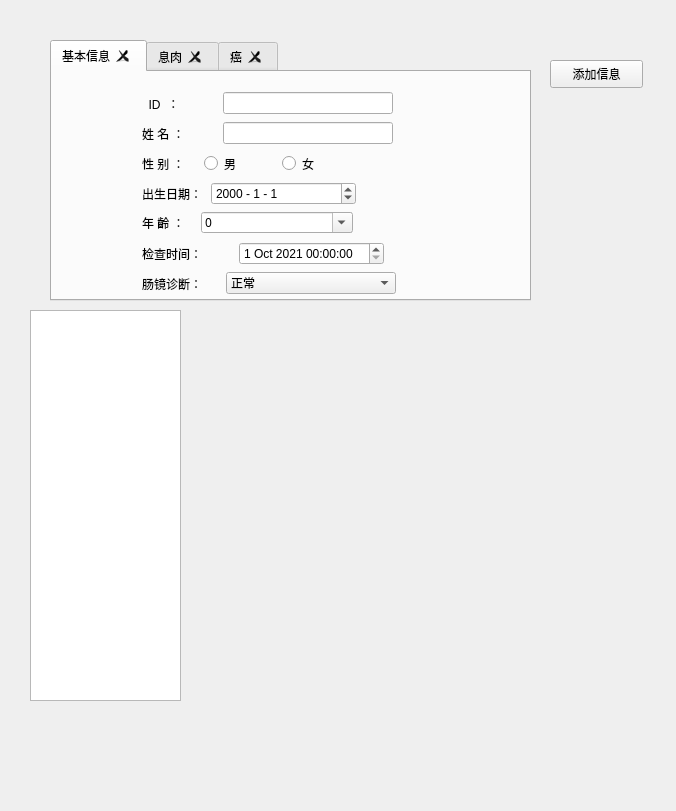
<?xml version="1.0" encoding="UTF-8"?>
<ui version="4.0">
 <class>MainWindow</class>
 <widget class="QMainWindow" name="MainWindow">
  <property name="enabled">
   <bool>true</bool>
  </property>
  <property name="geometry">
   <rect>
    <x>0</x>
    <y>0</y>
    <width>676</width>
    <height>811</height>
   </rect>
  </property>
  <property name="minimumSize">
   <size>
    <width>500</width>
    <height>378</height>
   </size>
  </property>
  <property name="maximumSize">
   <size>
    <width>676</width>
    <height>1000</height>
   </size>
  </property>
  <property name="windowTitle">
   <string>MainWindow</string>
  </property>
  <widget class="QWidget" name="centralwidget">
   <widget class="QTabWidget" name="tabWidget">
    <property name="geometry">
     <rect>
      <x>50</x>
      <y>40</y>
      <width>481</width>
      <height>261</height>
     </rect>
    </property>
    <property name="currentIndex">
     <number>0</number>
    </property>
    <property name="tabsClosable">
     <bool>true</bool>
    </property>
    <widget class="QWidget" name="BaseInfo">
     <attribute name="title">
      <string>基本信息</string>
     </attribute>
     <widget class="QWidget" name="layoutWidget">
      <property name="geometry">
       <rect>
        <x>90</x>
        <y>110</y>
        <width>214</width>
        <height>23</height>
       </rect>
      </property>
      <layout class="QHBoxLayout" name="horizontalLayout_6">
       <item>
        <widget class="QLabel" name="label_15">
         <property name="minimumSize">
          <size>
           <width>0</width>
           <height>0</height>
          </size>
         </property>
         <property name="maximumSize">
          <size>
           <width>63</width>
           <height>65535</height>
          </size>
         </property>
         <property name="font">
          <font>
           <pointsize>9</pointsize>
          </font>
         </property>
         <property name="text">
          <string>出生日期：</string>
         </property>
        </widget>
       </item>
       <item>
        <widget class="QDateEdit" name="dateEdit">
         <property name="font">
          <font>
           <pointsize>9</pointsize>
          </font>
         </property>
         <property name="displayFormat">
          <string>yyyy - M - d</string>
         </property>
        </widget>
       </item>
      </layout>
     </widget>
     <widget class="QWidget" name="layoutWidget">
      <property name="geometry">
       <rect>
        <x>90</x>
        <y>140</y>
        <width>211</width>
        <height>21</height>
       </rect>
      </property>
      <layout class="QHBoxLayout" name="horizontalLayout_7" stretch="0,1">
       <item>
        <widget class="QLabel" name="label_14">
         <property name="minimumSize">
          <size>
           <width>0</width>
           <height>0</height>
          </size>
         </property>
         <property name="maximumSize">
          <size>
           <width>63</width>
           <height>65535</height>
          </size>
         </property>
         <property name="font">
          <font>
           <pointsize>9</pointsize>
          </font>
         </property>
         <property name="text">
          <string>年 齡 ：   </string>
         </property>
        </widget>
       </item>
       <item>
        <widget class="QComboBox" name="comboBox_9">
         <property name="minimumSize">
          <size>
           <width>106</width>
           <height>0</height>
          </size>
         </property>
         <property name="maximumSize">
          <size>
           <width>170</width>
           <height>16777215</height>
          </size>
         </property>
         <property name="font">
          <font>
           <family>Ebrima</family>
           <pointsize>9</pointsize>
          </font>
         </property>
         <property name="editable">
          <bool>true</bool>
         </property>
         <property name="currentText">
          <string>0</string>
         </property>
         <property name="iconSize">
          <size>
           <width>9</width>
           <height>9</height>
          </size>
         </property>
         <item>
          <property name="text">
           <string>0</string>
          </property>
         </item>
         <item>
          <property name="text">
           <string>1</string>
          </property>
         </item>
         <item>
          <property name="text">
           <string>2</string>
          </property>
         </item>
         <item>
          <property name="text">
           <string>3</string>
          </property>
         </item>
         <item>
          <property name="text">
           <string>4</string>
          </property>
         </item>
         <item>
          <property name="text">
           <string>5</string>
          </property>
         </item>
         <item>
          <property name="text">
           <string>6</string>
          </property>
         </item>
         <item>
          <property name="text">
           <string>7</string>
          </property>
         </item>
         <item>
          <property name="text">
           <string>8</string>
          </property>
         </item>
         <item>
          <property name="text">
           <string>9</string>
          </property>
         </item>
         <item>
          <property name="text">
           <string>10</string>
          </property>
         </item>
         <item>
          <property name="text">
           <string>11</string>
          </property>
         </item>
         <item>
          <property name="text">
           <string>12</string>
          </property>
         </item>
         <item>
          <property name="text">
           <string>13</string>
          </property>
         </item>
         <item>
          <property name="text">
           <string>14</string>
          </property>
         </item>
         <item>
          <property name="text">
           <string>15</string>
          </property>
         </item>
         <item>
          <property name="text">
           <string>16</string>
          </property>
         </item>
         <item>
          <property name="text">
           <string>17</string>
          </property>
         </item>
         <item>
          <property name="text">
           <string>18</string>
          </property>
         </item>
         <item>
          <property name="text">
           <string>19</string>
          </property>
         </item>
         <item>
          <property name="text">
           <string>20</string>
          </property>
         </item>
        </widget>
       </item>
      </layout>
     </widget>
     <widget class="QWidget" name="layoutWidget">
      <property name="geometry">
       <rect>
        <x>90</x>
        <y>50</y>
        <width>251</width>
        <height>23</height>
       </rect>
      </property>
      <layout class="QHBoxLayout" name="horizontalLayout_9">
       <item>
        <widget class="QLabel" name="label_12">
         <property name="minimumSize">
          <size>
           <width>0</width>
           <height>0</height>
          </size>
         </property>
         <property name="maximumSize">
          <size>
           <width>65535</width>
           <height>65535</height>
          </size>
         </property>
         <property name="font">
          <font>
           <pointsize>9</pointsize>
          </font>
         </property>
         <property name="text">
          <string>姓 名 ：</string>
         </property>
        </widget>
       </item>
       <item>
        <widget class="QLineEdit" name="lineEdit_3">
         <property name="minimumSize">
          <size>
           <width>170</width>
           <height>0</height>
          </size>
         </property>
         <property name="maximumSize">
          <size>
           <width>170</width>
           <height>16777215</height>
          </size>
         </property>
         <property name="text">
          <string/>
         </property>
        </widget>
       </item>
      </layout>
     </widget>
     <widget class="QWidget" name="layoutWidget">
      <property name="geometry">
       <rect>
        <x>90</x>
        <y>20</y>
        <width>251</width>
        <height>23</height>
       </rect>
      </property>
      <layout class="QHBoxLayout" name="horizontalLayout_10">
       <item>
        <widget class="QLabel" name="label_21">
         <property name="minimumSize">
          <size>
           <width>0</width>
           <height>0</height>
          </size>
         </property>
         <property name="maximumSize">
          <size>
           <width>65535</width>
           <height>65535</height>
          </size>
         </property>
         <property name="font">
          <font>
           <pointsize>9</pointsize>
          </font>
         </property>
         <property name="text">
          <string>  ID  ： </string>
         </property>
        </widget>
       </item>
       <item>
        <widget class="QLineEdit" name="lineEdit_4">
         <property name="minimumSize">
          <size>
           <width>170</width>
           <height>0</height>
          </size>
         </property>
         <property name="maximumSize">
          <size>
           <width>170</width>
           <height>16777215</height>
          </size>
         </property>
         <property name="text">
          <string/>
         </property>
        </widget>
       </item>
      </layout>
     </widget>
     <widget class="QWidget" name="layoutWidget">
      <property name="geometry">
       <rect>
        <x>90</x>
        <y>80</y>
        <width>211</width>
        <height>23</height>
       </rect>
      </property>
      <layout class="QHBoxLayout" name="horizontalLayout_8" stretch="0,3">
       <item>
        <widget class="QLabel" name="label_13">
         <property name="minimumSize">
          <size>
           <width>0</width>
           <height>0</height>
          </size>
         </property>
         <property name="font">
          <font>
           <pointsize>9</pointsize>
          </font>
         </property>
         <property name="text">
          <string>性 别 ：    </string>
         </property>
        </widget>
       </item>
       <item>
        <layout class="QHBoxLayout" name="sexlayout">
         <item>
          <widget class="QRadioButton" name="maleButton">
           <property name="text">
            <string>男</string>
           </property>
          </widget>
         </item>
         <item>
          <widget class="QRadioButton" name="femaleButton">
           <property name="text">
            <string>女</string>
           </property>
           <property name="iconSize">
            <size>
             <width>20</width>
             <height>20</height>
            </size>
           </property>
          </widget>
         </item>
        </layout>
       </item>
      </layout>
     </widget>
     <widget class="QWidget" name="layoutWidget">
      <property name="geometry">
       <rect>
        <x>90</x>
        <y>200</y>
        <width>254</width>
        <height>23</height>
       </rect>
      </property>
      <layout class="QHBoxLayout" name="horizontalLayout_5">
       <item>
        <widget class="QLabel" name="label_7">
         <property name="minimumSize">
          <size>
           <width>0</width>
           <height>0</height>
          </size>
         </property>
         <property name="maximumSize">
          <size>
           <width>65535</width>
           <height>65535</height>
          </size>
         </property>
         <property name="text">
          <string>肠镜诊断：</string>
         </property>
        </widget>
       </item>
       <item>
        <widget class="QComboBox" name="comboBox_6">
         <property name="minimumSize">
          <size>
           <width>170</width>
           <height>0</height>
          </size>
         </property>
         <property name="maximumSize">
          <size>
           <width>170</width>
           <height>16777215</height>
          </size>
         </property>
         <property name="currentText">
          <string>正常</string>
         </property>
         <item>
          <property name="text">
           <string>正常</string>
          </property>
         </item>
         <item>
          <property name="text">
           <string>息肉</string>
          </property>
         </item>
         <item>
          <property name="text">
           <string>癌</string>
          </property>
         </item>
         <item>
          <property name="text">
           <string>其他</string>
          </property>
         </item>
        </widget>
       </item>
      </layout>
     </widget>
     <widget class="QWidget" name="layoutWidget_2">
      <property name="geometry">
       <rect>
        <x>90</x>
        <y>170</y>
        <width>242</width>
        <height>23</height>
       </rect>
      </property>
      <layout class="QHBoxLayout" name="horizontalLayout_12">
       <item>
        <widget class="QLabel" name="label_22">
         <property name="minimumSize">
          <size>
           <width>0</width>
           <height>0</height>
          </size>
         </property>
         <property name="maximumSize">
          <size>
           <width>65535</width>
           <height>65535</height>
          </size>
         </property>
         <property name="font">
          <font>
           <pointsize>9</pointsize>
          </font>
         </property>
         <property name="text">
          <string>检查时间：</string>
         </property>
        </widget>
       </item>
       <item>
        <widget class="QDateTimeEdit" name="dateTimeEdit">
         <property name="dateTime">
          <datetime>
           <hour>0</hour>
           <minute>0</minute>
           <second>0</second>
           <year>2021</year>
           <month>10</month>
           <day>1</day>
          </datetime>
         </property>
        </widget>
       </item>
      </layout>
     </widget>
    </widget>
    <widget class="QWidget" name="Polyo">
     <attribute name="title">
      <string>息肉</string>
     </attribute>
     <widget class="QWidget" name="layoutWidget">
      <property name="geometry">
       <rect>
        <x>40</x>
        <y>20</y>
        <width>454</width>
        <height>171</height>
       </rect>
      </property>
      <layout class="QVBoxLayout" name="verticalLayout">
       <property name="spacing">
        <number>10</number>
       </property>
       <item>
        <layout class="QHBoxLayout" name="horizontalLayout">
         <item>
          <widget class="QLabel" name="label">
           <property name="text">
            <string>息肉部位：</string>
           </property>
          </widget>
         </item>
         <item>
          <widget class="QComboBox" name="comboBox">
           <property name="enabled">
            <bool>true</bool>
           </property>
           <property name="currentText">
            <string>右半结肠（包括：回盲部、升结肠、横结肠右半）</string>
           </property>
           <item>
            <property name="text">
             <string>右半结肠（包括：回盲部、升结肠、横结肠右半）</string>
            </property>
           </item>
           <item>
            <property name="text">
             <string>左半结肠（包括：横结肠左半、降结肠、乙状结肠）</string>
            </property>
           </item>
           <item>
            <property name="text">
             <string>直肠</string>
            </property>
           </item>
           <item>
            <property name="text">
             <string>全大肠散发</string>
            </property>
           </item>
          </widget>
         </item>
        </layout>
       </item>
       <item>
        <layout class="QHBoxLayout" name="horizontalLayout_2">
         <item>
          <widget class="QLabel" name="label_2">
           <property name="text">
            <string>内镜表现：</string>
           </property>
          </widget>
         </item>
         <item>
          <widget class="QComboBox" name="comboBox_2">
           <property name="currentText">
            <string>有蒂</string>
           </property>
           <item>
            <property name="text">
             <string>有蒂</string>
            </property>
           </item>
           <item>
            <property name="text">
             <string>亚蒂</string>
            </property>
           </item>
           <item>
            <property name="text">
             <string>平坦</string>
            </property>
           </item>
          </widget>
         </item>
        </layout>
       </item>
       <item>
        <layout class="QHBoxLayout" name="horizontalLayout_3">
         <item>
          <widget class="QLabel" name="label_3">
           <property name="text">
            <string>息肉病理诊断：</string>
           </property>
          </widget>
         </item>
         <item>
          <widget class="QComboBox" name="comboBox_3">
           <property name="currentText">
            <string>炎性息肉</string>
           </property>
           <item>
            <property name="text">
             <string>炎性息肉</string>
            </property>
           </item>
           <item>
            <property name="text">
             <string>增生性息肉</string>
            </property>
           </item>
           <item>
            <property name="text">
             <string>腺癌息肉</string>
            </property>
           </item>
           <item>
            <property name="text">
             <string>不典型增生/癌变</string>
            </property>
           </item>
           <item>
            <property name="text">
             <string>癌</string>
            </property>
           </item>
           <item>
            <property name="text">
             <string>锯齿状腺瘤</string>
            </property>
           </item>
          </widget>
         </item>
        </layout>
       </item>
       <item>
        <layout class="QHBoxLayout" name="horizontalLayout_4">
         <item>
          <widget class="QLabel" name="label_4">
           <property name="text">
            <string>息肉个数：</string>
           </property>
          </widget>
         </item>
         <item>
          <widget class="QComboBox" name="comboBox_4">
           <property name="currentText">
            <string>单个</string>
           </property>
           <item>
            <property name="text">
             <string>单个</string>
            </property>
           </item>
           <item>
            <property name="text">
             <string>多个</string>
            </property>
           </item>
          </widget>
         </item>
        </layout>
       </item>
       <item>
        <layout class="QHBoxLayout" name="horizontalLayout_11">
         <item>
          <widget class="QLabel" name="label_8">
           <property name="text">
            <string>息肉大小：</string>
           </property>
          </widget>
         </item>
         <item>
          <widget class="QComboBox" name="comboBox_7">
           <property name="currentText">
            <string>&lt;5mm</string>
           </property>
           <item>
            <property name="text">
             <string>&lt;5mm</string>
            </property>
           </item>
           <item>
            <property name="text">
             <string>6~9mm</string>
            </property>
           </item>
           <item>
            <property name="text">
             <string>10~19mm</string>
            </property>
           </item>
           <item>
            <property name="text">
             <string>&gt;20mm</string>
            </property>
           </item>
           <item>
            <property name="text">
             <string>&gt;40mm</string>
            </property>
           </item>
          </widget>
         </item>
        </layout>
       </item>
      </layout>
     </widget>
    </widget>
    <widget class="QWidget" name="tab">
     <attribute name="title">
      <string>癌</string>
     </attribute>
     <widget class="QWidget" name="layoutWidget">
      <property name="geometry">
       <rect>
        <x>30</x>
        <y>10</y>
        <width>401</width>
        <height>190</height>
       </rect>
      </property>
      <layout class="QVBoxLayout" name="verticalLayout_3">
       <property name="spacing">
        <number>10</number>
       </property>
       <item>
        <layout class="QHBoxLayout" name="horizontalLayout_15">
         <item>
          <widget class="QLabel" name="label_16">
           <property name="text">
            <string>癌灶个数：</string>
           </property>
          </widget>
         </item>
         <item>
          <widget class="QComboBox" name="comboBox_12">
           <property name="currentText">
            <string>请选择</string>
           </property>
           <item>
            <property name="text">
             <string>请选择</string>
            </property>
           </item>
           <item>
            <property name="text">
             <string>单个</string>
            </property>
           </item>
           <item>
            <property name="text">
             <string>多个</string>
            </property>
           </item>
          </widget>
         </item>
        </layout>
       </item>
       <item>
        <layout class="QHBoxLayout" name="horizontalLayout_13">
         <item>
          <widget class="QLabel" name="label_10">
           <property name="text">
            <string>内镜形态：</string>
           </property>
          </widget>
         </item>
         <item>
          <widget class="QComboBox" name="comboBox_10">
           <property name="currentText">
            <string>请选择</string>
           </property>
           <item>
            <property name="text">
             <string>请选择</string>
            </property>
           </item>
           <item>
            <property name="text">
             <string>肿块型</string>
            </property>
           </item>
           <item>
            <property name="text">
             <string>溃疡型</string>
            </property>
           </item>
           <item>
            <property name="text">
             <string>浸润型</string>
            </property>
           </item>
          </widget>
         </item>
        </layout>
       </item>
       <item>
        <layout class="QHBoxLayout" name="horizontalLayout_16">
         <item>
          <widget class="QLabel" name="label_17">
           <property name="text">
            <string>病理按分化程度：</string>
           </property>
          </widget>
         </item>
         <item>
          <widget class="QComboBox" name="comboBox_13">
           <property name="currentText">
            <string>请选择</string>
           </property>
           <item>
            <property name="text">
             <string>请选择</string>
            </property>
           </item>
           <item>
            <property name="text">
             <string>高分化</string>
            </property>
           </item>
           <item>
            <property name="text">
             <string>中分化</string>
            </property>
           </item>
           <item>
            <property name="text">
             <string>低分化</string>
            </property>
           </item>
           <item>
            <property name="text">
             <string>未分化</string>
            </property>
           </item>
          </widget>
         </item>
        </layout>
       </item>
       <item>
        <layout class="QHBoxLayout" name="horizontalLayout_17">
         <item>
          <widget class="QLabel" name="label_18">
           <property name="text">
            <string>病理按形态分类：</string>
           </property>
          </widget>
         </item>
         <item>
          <widget class="QComboBox" name="comboBox_14">
           <property name="currentText">
            <string>请选择</string>
           </property>
           <item>
            <property name="text">
             <string>请选择</string>
            </property>
           </item>
           <item>
            <property name="text">
             <string>乳头状</string>
            </property>
           </item>
           <item>
            <property name="text">
             <string>管状</string>
            </property>
           </item>
           <item>
            <property name="text">
             <string>印戎细胞</string>
            </property>
           </item>
           <item>
            <property name="text">
             <string>粘液癌</string>
            </property>
           </item>
          </widget>
         </item>
        </layout>
       </item>
       <item>
        <layout class="QHBoxLayout" name="horizontalLayout_19">
         <item>
          <widget class="QLabel" name="label_20">
           <property name="text">
            <string>病理按组织来源：</string>
           </property>
          </widget>
         </item>
         <item>
          <widget class="QComboBox" name="comboBox_16">
           <property name="currentText">
            <string>请选择</string>
           </property>
           <item>
            <property name="text">
             <string>请选择</string>
            </property>
           </item>
           <item>
            <property name="text">
             <string>腺癌</string>
            </property>
           </item>
           <item>
            <property name="text">
             <string>鳞癌</string>
            </property>
           </item>
           <item>
            <property name="text">
             <string>神经分泌肿瘤</string>
            </property>
           </item>
          </widget>
         </item>
        </layout>
       </item>
       <item>
        <layout class="QHBoxLayout" name="horizontalLayout_18">
         <item>
          <widget class="QLabel" name="label_19">
           <property name="text">
            <string>部   位：</string>
           </property>
          </widget>
         </item>
         <item>
          <widget class="QComboBox" name="comboBox_15">
           <property name="currentText">
            <string>请选择</string>
           </property>
           <item>
            <property name="text">
             <string>请选择</string>
            </property>
           </item>
           <item>
            <property name="text">
             <string>左半结肠</string>
            </property>
           </item>
           <item>
            <property name="text">
             <string>右半结肠</string>
            </property>
           </item>
           <item>
            <property name="text">
             <string>直肠</string>
            </property>
           </item>
           <item>
            <property name="text">
             <string>两处以上</string>
            </property>
           </item>
          </widget>
         </item>
        </layout>
       </item>
      </layout>
     </widget>
    </widget>
   </widget>
   <widget class="QPushButton" name="pushButton">
    <property name="geometry">
     <rect>
      <x>550</x>
      <y>60</y>
      <width>93</width>
      <height>28</height>
     </rect>
    </property>
    <property name="text">
     <string>添加信息</string>
    </property>
   </widget>
   <widget class="QStackedWidget" name="stackedWidget">
    <property name="geometry">
     <rect>
      <x>200</x>
      <y>310</y>
      <width>441</width>
      <height>391</height>
     </rect>
    </property>
    <widget class="QWidget" name="page"/>
    <widget class="QWidget" name="page_2"/>
   </widget>
   <widget class="QListWidget" name="listWidget">
    <property name="geometry">
     <rect>
      <x>30</x>
      <y>310</y>
      <width>151</width>
      <height>391</height>
     </rect>
    </property>
   </widget>
  </widget>
 </widget>
 <resources/>
 <connections/>
</ui>
